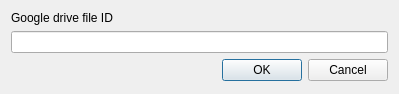
<?xml version="1.0" encoding="UTF-8"?>
<ui version="4.0">
 <class>importDialog</class>
 <widget class="QDialog" name="importDialog">
  <property name="geometry">
   <rect>
    <x>0</x>
    <y>0</y>
    <width>399</width>
    <height>94</height>
   </rect>
  </property>
  <property name="windowTitle">
   <string>Import from ID</string>
  </property>
  <layout class="QHBoxLayout" name="horizontalLayout">
   <item>
    <layout class="QVBoxLayout" name="verticalLayout">
     <item>
      <widget class="QLabel" name="label">
       <property name="text">
        <string>Google drive file ID </string>
       </property>
      </widget>
     </item>
     <item>
      <widget class="QLineEdit" name="lineEdit">
       <property name="readOnly">
        <bool>false</bool>
       </property>
      </widget>
     </item>
     <item>
      <widget class="QDialogButtonBox" name="buttonBox">
       <property name="orientation">
        <enum>Qt::Horizontal</enum>
       </property>
       <property name="standardButtons">
        <set>QDialogButtonBox::Cancel|QDialogButtonBox::Ok</set>
       </property>
      </widget>
     </item>
     <item>
      <spacer name="verticalSpacer">
       <property name="orientation">
        <enum>Qt::Vertical</enum>
       </property>
       <property name="sizeHint" stdset="0">
        <size>
         <width>20</width>
         <height>40</height>
        </size>
       </property>
      </spacer>
     </item>
    </layout>
   </item>
  </layout>
 </widget>
 <resources/>
 <connections>
  <connection>
   <sender>buttonBox</sender>
   <signal>accepted()</signal>
   <receiver>importDialog</receiver>
   <slot>accept()</slot>
   <hints>
    <hint type="sourcelabel">
     <x>248</x>
     <y>254</y>
    </hint>
    <hint type="destinationlabel">
     <x>157</x>
     <y>274</y>
    </hint>
   </hints>
  </connection>
  <connection>
   <sender>buttonBox</sender>
   <signal>rejected()</signal>
   <receiver>importDialog</receiver>
   <slot>reject()</slot>
   <hints>
    <hint type="sourcelabel">
     <x>316</x>
     <y>260</y>
    </hint>
    <hint type="destinationlabel">
     <x>286</x>
     <y>274</y>
    </hint>
   </hints>
  </connection>
 </connections>
</ui>
